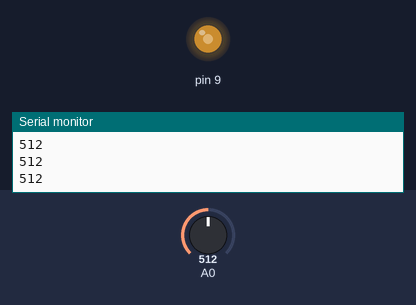
Bench run of a sketch on a simulated Arduino Uno, built with avr-gcc and run on an emulated ATmega328P. Shown: output pins drawn as LEDs (lit = HIGH), the last lines printed to the serial monitor. Inputs (shaded band) come from the test bench; at power-on: A0 = 512.

Above: at 1.2 s.
1.3 s: A0 set to 716
At 2.1 s:
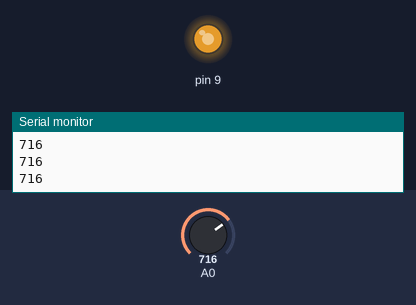
2.8 s: A0 set to 306
At 3.2 s:
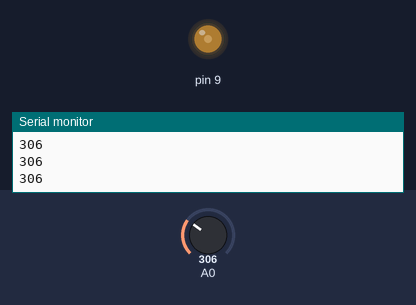
4.3 s: A0 set to 122
At 5.5 s:
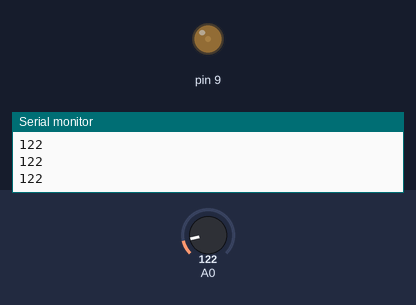
5.8 s: A0 set to 511
At 6.7 s:
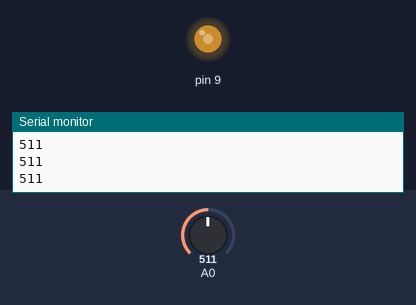
Timing chart, 0 to 8.3 s (numbered marks = the images above; inputs shaded):
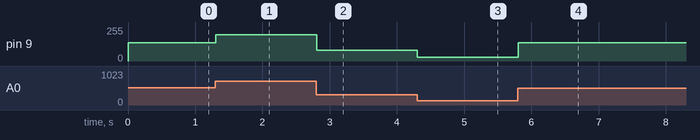

Measured:
- after the input at 1.3 s, pin 9: 138/255 → 196/255 at once
- after the input at 2.8 s, pin 9: 196/255 → 79/255 at once
- after the input at 4.3 s, pin 9: 79/255 → 27/255 at once
- after the input at 5.8 s, pin 9: 27/255 → 138/255 at once

The sketch:

5._Photoresister_or_LDR_or_photo_varister_to_control_LED.ino
```cpp
void setup()
{
  pinMode(A0, INPUT);
  pinMode(9, OUTPUT);
  Serial.begin(9600);
}

void loop()
{
  int sensorReading = analogRead(A0);
  Serial.println(sensorReading);
  int modifiedSensorReading = map(sensorReading,26,923,0,256);
  analogWrite(9,modifiedSensorReading);
  delay(10);
}
```
